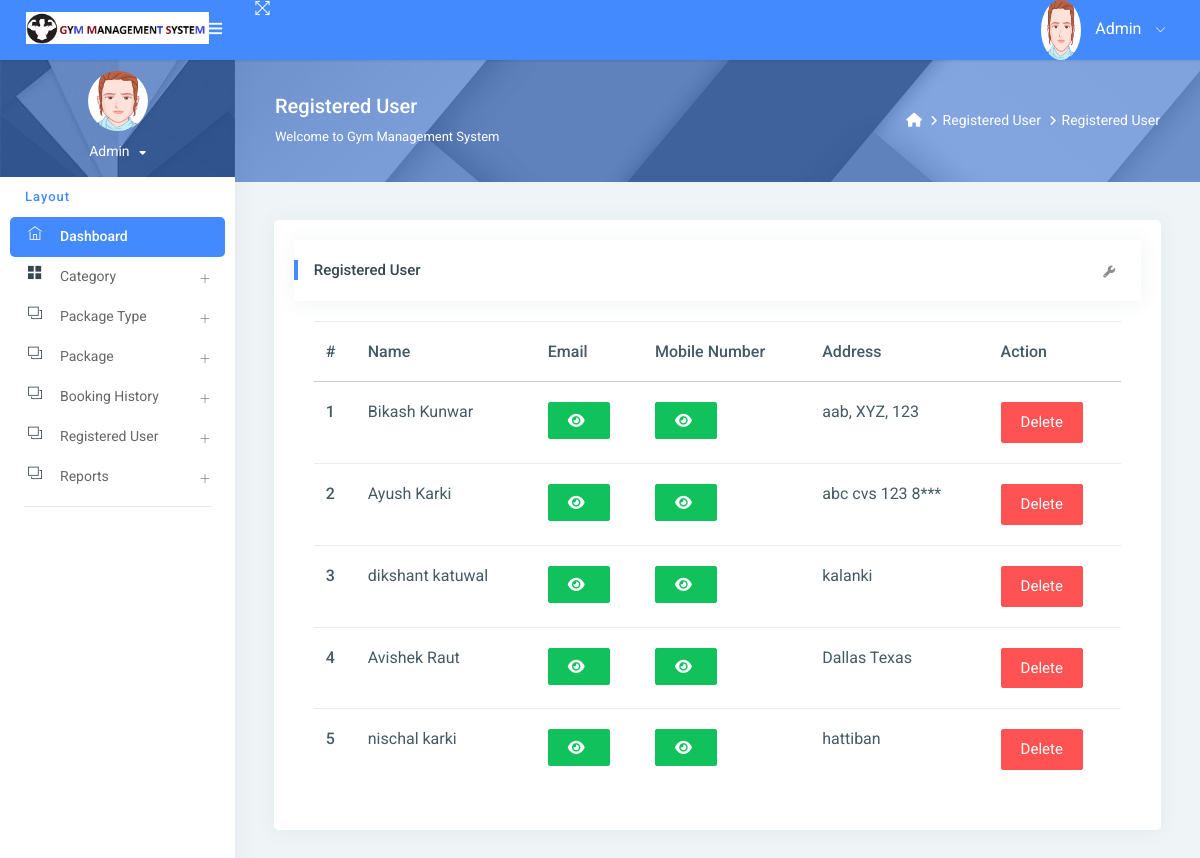
The app's page /reg_user/ (signed in), older data.
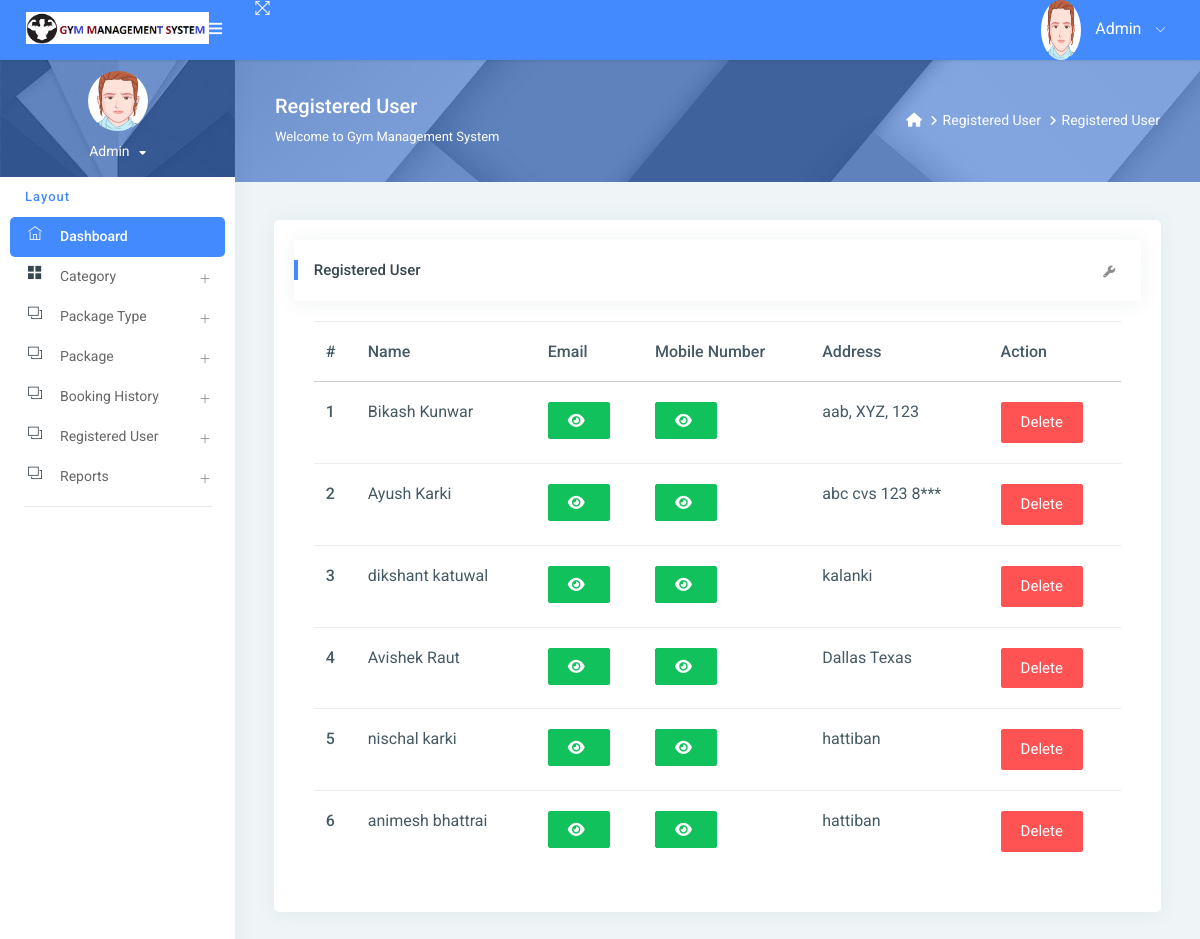
The same page, newer data.
### gym/models.py (models this page shows, shortened)
class Signup(models.Model):
    user = models.ForeignKey(User, on_delete=models.CASCADE, null=True)
    mobile = models.CharField(max_length=15, null=True)
    state = models.CharField(max_length=150, null=True)
    city = models.CharField(max_length=150, null=True)
    address = models.CharField(max_length=200, null=True)
    creationdate = models.DateTimeField(auto_now_add=True)

### gym/views.py (the view)
# urls.py: path('reg_user/', reg_user, name="reg_user"),
@login_required(login_url='/admin_login/')
def reg_user(request):
    data = Signup.objects.all()
    d = {'data': data}
    return render(request, "admin/reg_user.html", locals())

### gym/templates/admin/reg_user.html (shortened to what this page needs)
{% extends 'admin_base.html' %}
{% load static %}
{% block main %}
<link rel="stylesheet" href="https://cdnjs.cloudflare.com/ajax/libs/font-awesome/6.2.0/css/all.min.css" />
<div class="page-header">
    <div class="page-block">
        <div class="row align-items-center">
            <div class="col-md-8">
                <div class="page-header-title">
                    <h5 class="m-b-10">Registered User</h5>
                    <p class="m-b-0">Welcome to Gym Management System</p>
                </div>
            </div>
            <div class="col-md-4">
                <ul class="breadcrumb-title">
                    <li class="breadcrumb-item">
                        <a href="{% url 'admin_home' %}"> <i class="fa fa-home"></i> </a>
                    </li>
                    <li class="breadcrumb-item"><a href="">Registered User</a>
                    </li>
                    <li class="breadcrumb-item"><a href="">Registered User</a>
                    </li>
                </ul>
            </div>
        </div>
    </div>
</div>
<div class="pcoded-inner-content">
    <div class="main-body">
        <div class="page-wrapper">
            <div class="page-body">
                <div class="row">
                    <div class="col-md-12">
                        <div class="card">
                            <div class="card-block">
                                <div class="card-header">
                                    <h5> Registered User</h5>
                                    <div class="card-header-right">
                                        <ul class="list-unstyled card-option">
                                            <li><i class="fa fa fa-wrench open-card-option"></i></li>
                                        </ul>
                                    </div>
                                </div>
                                <div class="card-block table-border-style">
                                    <div class="table-responsive">
                                        <table class="table">
                                            <thead>
                                            <tr>
                                                <th>#</th>
                                                <th>Name</th>
                                                <th>Email</th>
                                                <th>Mobile Number</th>
                                                <th>Address</th>
                                                <th>Action</th>
                                            </tr>
                                            </thead>
                                            <tbody>
                                            {% for i in data %}
                                            <tr>
                                                <th scope="row">{{forloop.counter}}</th>
                                                <td>{{i.user.first_name}} {{i.user.last_name}}</td>
                                                 <td><span id="email-{{forloop.counter}}" class="password">{{i.user.username}}</span>
                                                     <button type="button" class="btn btn-success" id="email-btn-{{forloop.counter}}" onclick="togglePassword('email-{{forloop.counter}}', this.id)"><i class="fa fa-eye"></i></button>
                                                 </td>
                                                 <td>
                                                    <button type="button" class="btn btn-success" id="mobile-btn-{{forloop.counter}}" onclick="togglePassword('mobile-{{forloop.counter}}', this.id)"><i class="fa fa-eye"></i></button>
                                                  </td>
                                                <td>{{i.address}}</td>
                                                <td>
                                                    <a href="{% url 'delete_user' i.id %}"
                                                       onclick="return confirm('Are you sure to Delete')"
                                                       class="btn btn-danger">Delete</a>
                                                </td>
                                            </tr>
                                            {% endfor %}
                                            </tbody>
                                        </table>
                                    </div>
                                </div>
                            </div>
                        </div>
                    </div>
                </div>
            </div>
        </div>
    </div>
</div>
{% endblock %}

### gym/templates/admin_base.html (shortened to what this page needs)
{% load static %}
<html lang="en">
<head>
    <link rel="stylesheet" href="{% static 'assets1/pages/waves/css/waves.min.css' %}" type="text/css" media="all">
    <link rel="stylesheet" type="text/css" href="{% static 'assets1/css/bootstrap/css/bootstrap.min.css' %}">
    <link rel="stylesheet" href="{% static 'assets1/pages/waves/css/waves.min.css' %}" type="text/css" media="all">
    <link rel="stylesheet" type="text/css" href="{% static 'assets1/icon/themify-icons/themify-icons.css' %}">
    <link rel="stylesheet" type="text/css" href="{% static 'assets1/icon/font-awesome/css/font-awesome.min.css' %}">
    <link rel="stylesheet" type="text/css" href="{% static 'assets1/css/jquery.mCustomScrollbar.css' %}">
    <link rel="stylesheet" href="https://www.amcharts.com/lib/3/plugins/export/export.css" type="text/css" media="all"/>
    <link rel="stylesheet" type="text/css" href="{% static 'assets1/css/style.css' %}">
</head>
<body>
<div id="pcoded" class="pcoded">
    <div class="pcoded-container navbar-wrapper">
        <nav class="navbar header-navbar pcoded-header">
            <div class="navbar-wrapper">
                <div class="navbar-logo">
                    <a class="mobile-menu waves-effect waves-light" id="mobile-collapse" href="#!">
                        <i class="ti-menu"></i>
                    </a>
                    <a href="{% url 'admin_home' %}">
                        <img class="img-fluid" src="{% static 'assets1/images/logo.png' %}" alt="Theme-Logo"
                             style="width:85%">
                    </a>
                </div>
                <div class="navbar-container container-fluid">
                    <ul class="nav-left">
                        <li>
                            <a href="#!" onclick="javascript:toggleFullScreen()" class="waves-effect waves-light">
                                <i class="ti-fullscreen"></i>
                            </a>
                        </li>
                    </ul>
                    <ul class="nav-right">
                        <li class="user-profile header-notification">
                            <a href="#!" class="waves-effect waves-light">
                                <img src="{% static 'assets1/images/avatar-1.png' %}" class="img-radius"
                                     alt="">
                                <span>Admin</span>
                                <i class="ti-angle-down"></i>
                            </a>
                        </li>
                    </ul>
                </div>
            </div>
        </nav>
        <div class="pcoded-main-container">
            <div class="pcoded-wrapper">
                <nav class="pcoded-navbar">
                    <div class="pcoded-inner-navbar main-menu">
                        <div class="">
                            <div class="main-menu-header">
                                <img class="img-80 img-radius" src="{% static 'assets1/images/avatar-1.png' %}"
                                     alt="">
                                <div class="user-details">
                                    <span id="more-details">Admin<i class="fa fa-caret-down"></i></span>
                                </div>
                            </div>
                        </div>
                        <div class="pcoded-navigation-label" data-i18n="nav.category.navigation">Layout</div>
                        <ul class="pcoded-item pcoded-left-item">
                            <li class="active">
                                <a href="{% url 'admin_home' %}" class="waves-effect waves-dark">
                                    <span class="pcoded-micon"><i class="ti-home"></i><b>D</b></span>
                                    <span class="pcoded-mtext" data-i18n="nav.dash.main">Dashboard</span>
                                </a>
                            </li>
                            <li class="pcoded-hasmenu">
                                <a href="javascript:void(0)" class="waves-effect waves-dark">
                                    <span class="pcoded-micon"><i class="ti-layout-grid2-alt"></i></span>
                                    <span class="pcoded-mtext" data-i18n="nav.basic-components.main">Category</span>
                                </a>
                            </li>
                            <li class="pcoded-hasmenu">
                                <a href="javascript:void(0)" class="waves-effect waves-dark">
                                    <span class="pcoded-micon"><i class="ti-layers"></i></span>
                                    <span class="pcoded-mtext"
                                          data-i18n="nav.basic-components.main">Package Type </span>
                                </a>
                            </li>
                            <li class="pcoded-hasmenu">
                                <a href="javascript:void(0)" class="waves-effect waves-dark">
                                    <span class="pcoded-micon"><i class="ti-layers"></i></span>
                                    <span class="pcoded-mtext"
                                          data-i18n="nav.basic-components.main"> Package</span>
                                </a>
                            </li>
                            <li class="pcoded-hasmenu">
                                <a href="javascript:void(0)" class="waves-effect waves-dark">
                                    <span class="pcoded-micon"><i class="ti-layers"></i></span>
                                    <span class="pcoded-mtext"
                                          data-i18n="nav.basic-components.main">Booking History</span>
                                </a>
                            </li>
                               <li class="pcoded-hasmenu">
                                <a href="javascript:void(0)" class="waves-effect waves-dark">
                                    <span class="pcoded-micon"><i class="ti-layers"></i></span>
                                    <span class="pcoded-mtext"
                                          data-i18n="nav.basic-components.main"> Registered User</span>
                                </a>
                            </li>
                            <li class="pcoded-hasmenu">
                                <a href="javascript:void(0)" class="waves-effect waves-dark">
                                    <span class="pcoded-micon"><i class="ti-layers"></i></span>
                                    <span class="pcoded-mtext"
                                          data-i18n="nav.basic-components.main">Reports</span>
                                </a>
                            </li>
                        </ul>
                    </div>
                </nav>
                <div class="pcoded-content">
                    {% block main %}
                    {% endblock %}
                </div>
            </div>
        </div>
    </div>
</div>
</body>
</html>

### gym/templates/admin/reg_user.html (style rules this page uses)
img { width: 60px; height: 60px; }
.table-responsive { font-size:11px; }
td { padding:0px; }

Row changes from the older to the newer data that the page shows:
added Signup: user.first_name "animesh", user.last_name "bhattrai", address "hattiban"
